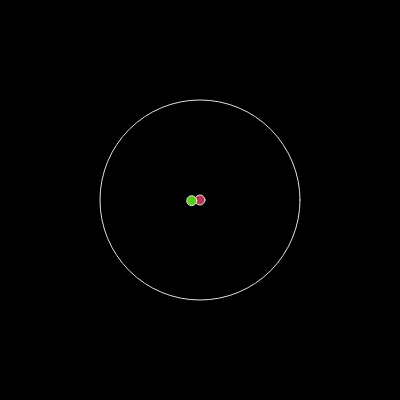
Frame 1 (no input)
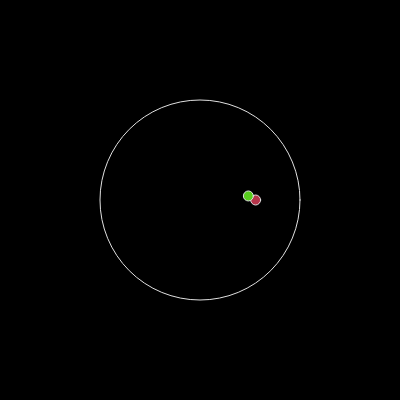
Frame 60 (no input)
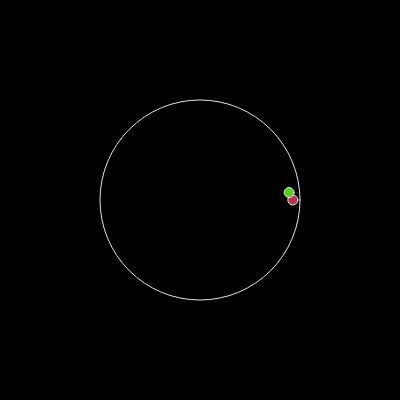
Frame 120 (the mouse pressed at the canvas centre since frame 60)

The p5.js sketch that drew these frames (run headless with seeded random() and noise() and a simulated clock; from frame 60 on, the mouse is pressed at the canvas centre):

// p5.js sketch
// ── sketch.js
let points = [];
let lines;
let myDiv;
let mypara;
let lineCheckbox;
function setup() {
  createCanvas(400, 400);

  myDiv = createDiv();

  lines = createSlider(0.1, TWO_PI, TWO_PI, 0.1);
  lineCheckbox = createCheckbox("SHOW LINES");
  mypara = createP(
    "Adjust the  slider to increase number of lines and see the illusion"
  );
  lines.style("direction", "rtl");
  lines.style("background", "#000");
  lines.style("cursor", "pointer");
  lines.changed(createPoints);
  myDiv.child(mypara);
  myDiv.child(lines);

  function createPoints() {
    points = [];
    for (let angle = 0; angle < TWO_PI; angle += lines.value()) {
      let x = 100 * cos(angle);
      let y = 100 * sin(angle);
      points.push({
        x: x,
        y: y,
        rate: angle,
        c: { r: random(255), g: random(255), b: random(100) },
      });
    }
  }
  createPoints();
}

function draw() {
  translate(width / 2, height / 2);
  background(0);
  stroke(225);
  noFill();
  ellipse(0, 0, 200, 200);
  for (pt of points) {
    if (lineCheckbox.checked()) line(pt.x, pt.y, -pt.x, -pt.y);
    fill(pt.c.r, pt.c.g, pt.c.b);
    ellipse(pt.x * sin(pt.rate), pt.y * sin(pt.rate), 10, 10);
    pt.rate += 0.01;
  }
}
